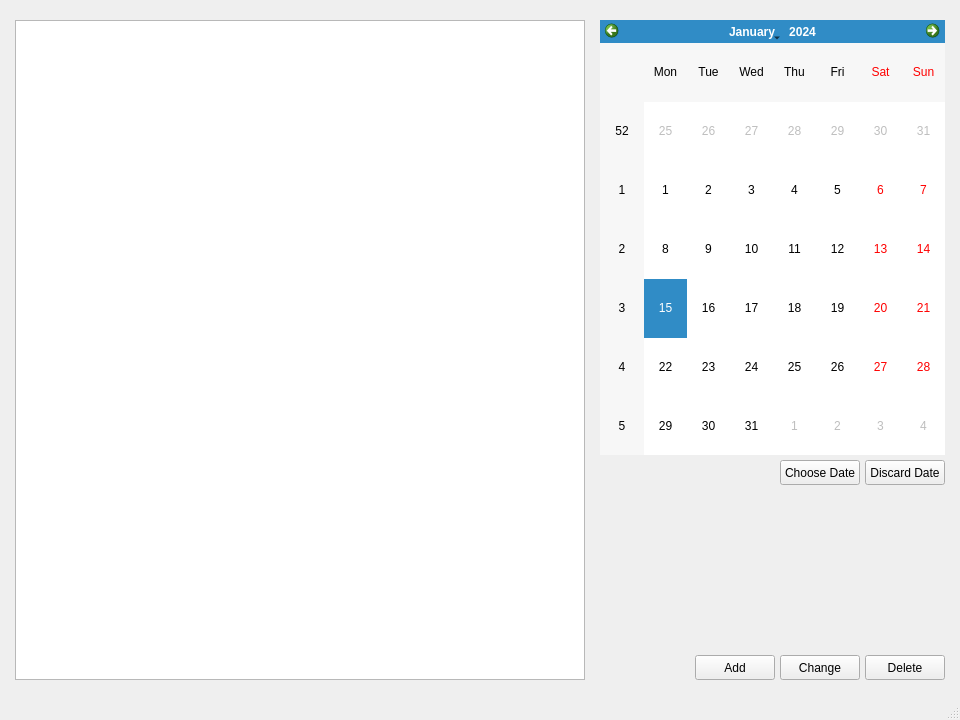
<?xml version="1.0" encoding="UTF-8"?>
<ui version="4.0">
 <class>MainWindow</class>
 <widget class="QMainWindow" name="MainWindow">
  <property name="geometry">
   <rect>
    <x>0</x>
    <y>0</y>
    <width>960</width>
    <height>720</height>
   </rect>
  </property>
  <property name="windowTitle">
   <string>Diary</string>
  </property>
  <property name="autoFillBackground">
   <bool>false</bool>
  </property>
  <property name="locale">
   <locale language="English" country="UnitedStates"/>
  </property>
  <widget class="QWidget" name="centralwidget">
   <widget class="QListWidget" name="listWidget">
    <property name="geometry">
     <rect>
      <x>15</x>
      <y>20</y>
      <width>570</width>
      <height>660</height>
     </rect>
    </property>
   </widget>
   <widget class="QCalendarWidget" name="calendarWidget">
    <property name="geometry">
     <rect>
      <x>600</x>
      <y>20</y>
      <width>345</width>
      <height>435</height>
     </rect>
    </property>
   </widget>
   <widget class="QPushButton" name="pushButtonDelete">
    <property name="geometry">
     <rect>
      <x>865</x>
      <y>655</y>
      <width>80</width>
      <height>25</height>
     </rect>
    </property>
    <property name="text">
     <string>Delete</string>
    </property>
   </widget>
   <widget class="QPushButton" name="pushButtonChange">
    <property name="geometry">
     <rect>
      <x>780</x>
      <y>655</y>
      <width>80</width>
      <height>25</height>
     </rect>
    </property>
    <property name="text">
     <string>Change</string>
    </property>
   </widget>
   <widget class="QPushButton" name="pushButtonAdd">
    <property name="geometry">
     <rect>
      <x>695</x>
      <y>655</y>
      <width>80</width>
      <height>25</height>
     </rect>
    </property>
    <property name="text">
     <string>Add</string>
    </property>
   </widget>
   <widget class="QPushButton" name="pushButtonChooseDate">
    <property name="geometry">
     <rect>
      <x>780</x>
      <y>460</y>
      <width>80</width>
      <height>25</height>
     </rect>
    </property>
    <property name="text">
     <string>Choose Date</string>
    </property>
   </widget>
   <widget class="QPushButton" name="pushButtonDiscardDate">
    <property name="geometry">
     <rect>
      <x>865</x>
      <y>460</y>
      <width>80</width>
      <height>25</height>
     </rect>
    </property>
    <property name="text">
     <string>Discard Date</string>
    </property>
   </widget>
  </widget>
  <widget class="QMenuBar" name="menubar">
   <property name="geometry">
    <rect>
     <x>0</x>
     <y>0</y>
     <width>960</width>
     <height>21</height>
    </rect>
   </property>
  </widget>
  <widget class="QStatusBar" name="statusbar"/>
 </widget>
 <resources/>
 <connections/>
</ui>
